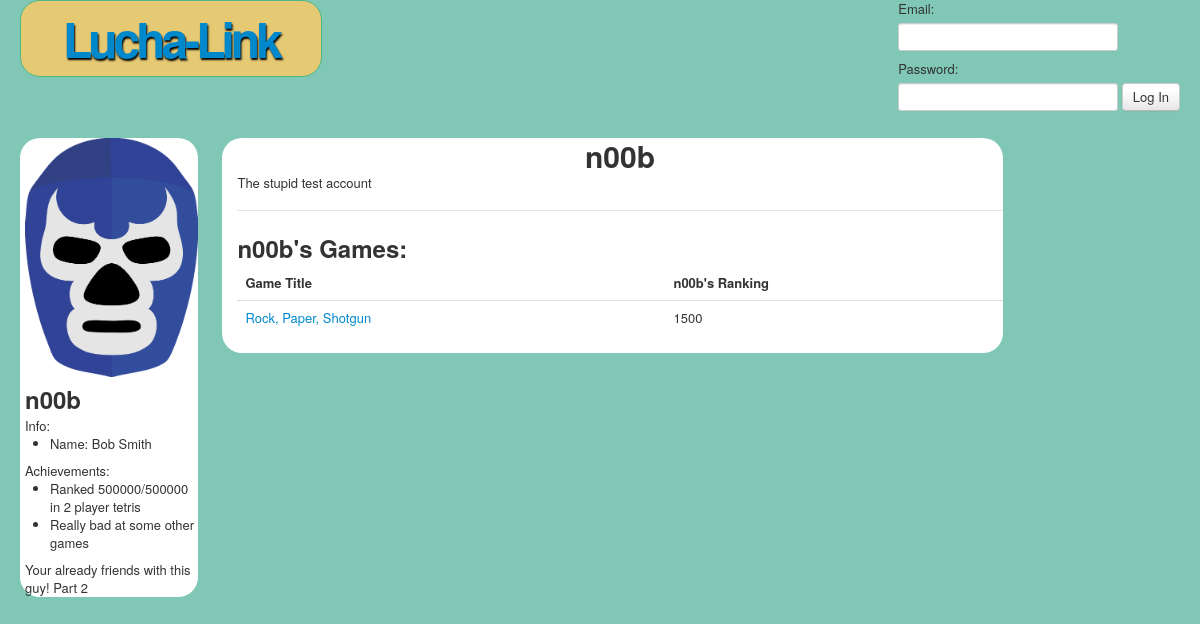
The app's page /playerProfile.php?id=1 with its own data.
### tables this page shows
CREATE TABLE `Users`(
	`player_id` int(100) NOT NULL AUTO_INCREMENT,
	`first_name` varchar(20) DEFAULT 'n00b',
	`last_name` varchar(30) DEFAULT 'n00b',
	`email` varchar(100) NOT NULL DEFAULT '',
	`password` varchar(40) NOT NULL,
	`display_name` varchar(20) DEFAULT 'n00b',
	 
	`profile_pic` blob,
	`description` blob,
	 PRIMARY KEY (`player_id`)
);

CREATE TABLE `Avatars`(
	`game_id` varchar(10) NOT NULL,
	`avatar_id` int NOT NULL AUTO_INCREMENT,
	`owner_id` int NOT NULL,
	`user_name` varchar(20) DEFAULT 'n00b',
	`rank` int(11) DEFAULT '1500',
	`wins` int DEFAULT 0,
	`losses` int DEFAULT 0,
	`ties`  int DEFAULT 0,
	 
	PRIMARY KEY (avatar_id),
	CONSTRAINT users_avatar_id_fk
	FOREIGN KEY (owner_id)
	REFERENCES Users (player_id)
);

CREATE TABLE `Games`(
	`title` varchar(40) NOT NULL DEFAULT 'noname',
	 
	`rating` varchar(2) NOT NULL DEFAULT 'U',
	`description` blob,
	 
	`rank` int DEFAULT 0,
	 
	`path` varchar(30) NOT NULL DEFAULT 'games/',
	 
	`titleID` varchar(10) NOT NULL,
	`author` varchar(50) NOT NULL,
	PRIMARY KEY(`titleID`)
);

### playerProfile.php (the view, shortened to what this page needs)
<?php
	$profile = $_GET['id'];
	if(isset($profile)) {
		$infoquery = "SELECT display_name, first_name, last_name, description FROM Users WHERE player_id = '$profile'";
		$inforesult = mysqli_query($db, $infoquery);
		if($row = mysqli_fetch_array($inforesult)) {
			$dispname = $row['display_name'];
			$first = $row['first_name'];
			$last = $row['last_name'];
			$description = $row['description'];
		}
	} else {
		header("Location: index.php");
	}
?>
<!doctype html>
<html>
<head>
     <link rel="stylesheet" href="etc/css/bootstrap.min.css">
     <link rel="stylesheet" href="etc/css/lucha.css">
</head>
<body>
     <div class="container-fluid">
	<?php include 'topbar.php' ?>
          <div class="row-fluid">
               <div class="span2" id="sidebar">
                    <img src="luchaMask.png"/>
                    <h2><?php echo $dispname ?></h2>
                    Info:
                    <ul>
					<li>Name: <?php echo $first." ".$last ?></li>
                    </ul>
                    Achievements:
                    <ul>
                         <li>Ranked 500000/500000 in 2 player tetris</li>
                         <li>Really bad at some other games</li>
                    </ul>
		    <?php
			if ($id != $profile){
   				$query1 = "SELECT * FROM Friends WHERE player_id = '$id' AND friend_id = '$profile'";
				$query2 = "SELECT * FROM Friends WHERE player_id = '$profile' AND friend_id = '$id'";
				$resultCheck = mysqli_query($db, $query1);
				$resultCheck2 = mysqli_query($db, $query2);
	                	if(!isset($resultCheck)){
		                        if (!isset($resultCheck2)){
		                                echo "<form action= \"friendController.php \" method = POST>\n
								<input type = \"hidden\" value = $profile name= \"friend_id\">\n
								<input type = \"submit\" value = \"ADD FRIEND!\" name = submit>\n
							</form>\n
						";
	                	        }
	                	        else{
	                	                echo("Your already Friends with this guy!");
	                	        }
	               	 	}
	        	        else{
		                        echo("Your already friends with this guy! Part 2");
		                }
			}
		    ?>
               </div>
               <div class="span8" id="body">
               	<div id="title-box">
                    	<h1><?php echo $dispname ?></h1>
               	</div>
				<p><?php echo $description ?></p>
				<hr>
				<h2><?php echo "$dispname's Games:"?></h2>
<?php
	$gamesQuery = "SELECT game_id, title, Avatars.rank FROM Games INNER JOIN Avatars ON Avatars.game_id = Games.titleID WHERE Avatars.owner_id = $profile";
	$gamesResult = mysqli_query($db, $gamesQuery)
		or die("error querying database");
	echo "<table class=table>\n<thead>\n<tr><th>Game Title</th><th>$dispname's Ranking</th></tr>\n</thead>\n<tbody>\n";
	while($row = mysqli_fetch_array($gamesResult)) {
		$game = $row['game_id'];
		$title = $row['title'];
		$rank = $row['rank'];
		echo "<tr><td><a href=gamepage.php?gameID=$game>$title</a></td><td>$rank</td></tr>\n";
	}
	echo "</tbody>\n</table\n";
?>
               </div>
          </div>
     </div>
</body>
</html>

### etc/css/lucha.css (style rules this page uses)
body { background-color:#80C8B5; }
#sidebar { border-radius: 20px; -moz-border-radius: 20px; -webkit-border-radius: 20px; background: #fff; padding-left:5px; }
#body { border-radius: 20px; -moz-border-radius: 20px; -webkit-border-radius: 20px; background: #fff; text-align: left; padding-left: 15px; }
#title-box { text-align: center; }

### records on screen
users: display_name "n00b", first_name "Bob", last_name "Smith", description "The stupid test account"
avatars: game.title "Rock, Paper, Shotgun", rank "1500"
